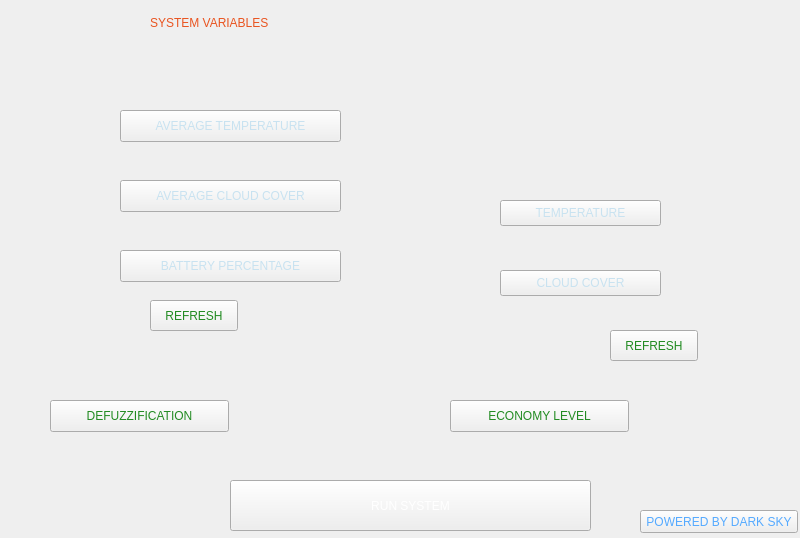
  <widget class="QWidget" name="Fuzzy_system">
   <property name="enabled">
    <bool>true</bool>
   </property>
   <property name="geometry">
    <rect>
     <x>0</x>
     <y>0</y>
     <width>800</width>
     <height>538</height>
    </rect>
   </property>
   <attribute name="label">
    <string>Page 1</string>
   </attribute>
   <widget class="QLabel" name="title_1">
    <property name="geometry">
     <rect>
      <x>150</x>
      <y>-20</y>
      <width>503</width>
      <height>85</height>
     </rect>
    </property>
    <property name="styleSheet">
     <string notr="true">font: 36pt &quot;Peace Sans&quot;;
color: rgb(233, 84, 32);</string>
    </property>
    <property name="text">
     <string>SYSTEM VARIABLES</string>
    </property>
   </widget>
   <widget class="QLabel" name="time_hours">
    <property name="geometry">
     <rect>
      <x>576</x>
      <y>60</y>
      <width>121</width>
      <height>121</height>
     </rect>
    </property>
    <property name="styleSheet">
     <string notr="true">font: 76pt &quot;Slim Joe&quot;;
color:rgb(238, 247, 251);</string>
    </property>
    <property name="text">
     <string>&lt;html&gt;&lt;head/&gt;&lt;body&gt;&lt;p align=&quot;right&quot;&gt;&lt;br/&gt;&lt;/p&gt;&lt;/body&gt;&lt;/html&gt;</string>
    </property>
   </widget>
   <widget class="QLabel" name="time_min">
    <property name="geometry">
     <rect>
      <x>710</x>
      <y>80</y>
      <width>67</width>
      <height>41</height>
     </rect>
    </property>
    <property name="styleSheet">
     <string notr="true">font: 26pt &quot;Big John&quot;;
color:rgb(238, 247, 251);</string>
    </property>
    <property name="text">
     <string/>
    </property>
   </widget>
   <widget class="QLabel" name="date">
    <property name="geometry">
     <rect>
      <x>700</x>
      <y>130</y>
      <width>101</width>
      <height>21</height>
     </rect>
    </property>
    <property name="styleSheet">
     <string notr="true">font: 10pt &quot;Big John&quot;;
color:rgb(238, 247, 251);</string>
    </property>
    <property name="text">
     <string/>
    </property>
   </widget>
   <widget class="QPushButton" name="run_system">
    <property name="geometry">
     <rect>
      <x>230</x>
      <y>480</y>
      <width>361</width>
      <height>51</height>
     </rect>
    </property>
    <property name="toolTip">
     <string>&lt;html&gt;&lt;head/&gt;&lt;body&gt;&lt;p align=&quot;center&quot;&gt;&lt;span style=&quot; font-family:'Moon'; font-size:9pt; font-weight:600; color:#e95420;&quot;&gt;RUN SYSTEM IN OBTAINED ECONOMY LEVEL&lt;/span&gt;&lt;/p&gt;&lt;/body&gt;&lt;/html&gt;</string>
    </property>
    <property name="styleSheet">
     <string notr="true">color: rgb(255, 255, 255);
font: 11pt &quot;Big John&quot;;</string>
    </property>
    <property name="text">
     <string>RUN SYSTEM</string>
    </property>
   </widget>
   <widget class="QLabel" name="avg_temp_txt">
    <property name="geometry">
     <rect>
      <x>0</x>
      <y>100</y>
      <width>121</width>
      <height>51</height>
     </rect>
    </property>
    <property name="styleSheet">
     <string notr="true">font: 75 32pt &quot;Moon&quot;;
color:rgbrgb(85, 85, 255);</string>
    </property>
    <property name="text">
     <string>&lt;html&gt;&lt;head/&gt;&lt;body&gt;&lt;p&gt;&lt;br/&gt;&lt;/p&gt;&lt;/body&gt;&lt;/html&gt;</string>
    </property>
   </widget>
   <widget class="QLabel" name="temp_icon">
    <property name="geometry">
     <rect>
      <x>340</x>
      <y>110</y>
      <width>32</width>
      <height>32</height>
     </rect>
    </property>
    <property name="styleSheet">
     <string notr="true">font: 26pt &quot;Big John&quot;;
color:rgb(174, 167, 159)</string>
    </property>
    <property name="text">
     <string>&lt;html&gt;&lt;head/&gt;&lt;body&gt;&lt;p&gt;&lt;img src=&quot;:/icons/Icons/thermometer.png&quot;/&gt;&lt;/p&gt;&lt;/body&gt;&lt;/html&gt;</string>
    </property>
   </widget>
   <widget class="QLabel" name="avg_cc_txt">
    <property name="geometry">
     <rect>
      <x>0</x>
      <y>170</y>
      <width>121</width>
      <height>51</height>
     </rect>
    </property>
    <property name="styleSheet">
     <string notr="true">font: 75 32pt &quot;Moon&quot;;
color:rgb(85, 85, 255);</string>
    </property>
    <property name="text">
     <string>&lt;html&gt;&lt;head/&gt;&lt;body&gt;&lt;p&gt;&lt;br/&gt;&lt;/p&gt;&lt;/body&gt;&lt;/html&gt;</string>
    </property>
   </widget>
   <widget class="QLabel" name="avg_batt_txt">
    <property name="geometry">
     <rect>
      <x>0</x>
      <y>240</y>
      <width>121</width>
      <height>51</height>
     </rect>
    </property>
    <property name="styleSheet">
     <string notr="true">font: 75 32pt &quot;Moon&quot;;
color:rgb(85, 85, 255);</string>
    </property>
    <property name="text">
     <string>&lt;html&gt;&lt;head/&gt;&lt;body&gt;&lt;p&gt;&lt;br/&gt;&lt;/p&gt;&lt;/body&gt;&lt;/html&gt;</string>
    </property>
   </widget>
   <widget class="QPushButton" name="battery_percent_but">
    <property name="geometry">
     <rect>
      <x>120</x>
      <y>250</y>
      <width>221</width>
      <height>32</height>
     </rect>
    </property>
    <property name="toolTip">
     <string>&lt;html&gt;&lt;head/&gt;&lt;body&gt;&lt;p align=&quot;center&quot;&gt;&lt;span style=&quot; font-size:9pt; font-weight:600; color:#e95420;&quot;&gt;VIEW PLOT IN UBIDOTS&lt;/span&gt;&lt;/p&gt;&lt;/body&gt;&lt;/html&gt;</string>
    </property>
    <property name="styleSheet">
     <string notr="true">font: 75 11pt &quot;Moon&quot;;
color: rgb(200, 226, 240);</string>
    </property>
    <property name="text">
     <string>BATTERY PERCENTAGE</string>
    </property>
   </widget>
   <widget class="QLabel" name="batt_icon">
    <property name="geometry">
     <rect>
      <x>340</x>
      <y>250</y>
      <width>32</width>
      <height>32</height>
     </rect>
    </property>
    <property name="styleSheet">
     <string notr="true">font: 26pt &quot;Big John&quot;;
color:rgb(174, 167, 159)</string>
    </property>
    <property name="text">
     <string>&lt;html&gt;&lt;head/&gt;&lt;body&gt;&lt;p&gt;&lt;img src=&quot;:/icons/Icons/battery.png&quot;/&gt;&lt;/p&gt;&lt;/body&gt;&lt;/html&gt;</string>
    </property>
   </widget>
   <widget class="QLabel" name="cloud_icon">
    <property name="geometry">
     <rect>
      <x>340</x>
      <y>180</y>
      <width>32</width>
      <height>32</height>
     </rect>
    </property>
    <property name="styleSheet">
     <string notr="true">font: 26pt &quot;Big John&quot;;
color:rgb(174, 167, 159)</string>
    </property>
    <property name="text">
     <string>&lt;html&gt;&lt;head/&gt;&lt;body&gt;&lt;p&gt;&lt;img src=&quot;:/icons/Icons/cloudy.png&quot;/&gt;&lt;/p&gt;&lt;/body&gt;&lt;/html&gt;</string>
    </property>
   </widget>
   <widget class="QPushButton" name="average_cc_but">
    <property name="geometry">
     <rect>
      <x>120</x>
      <y>180</y>
      <width>221</width>
      <height>32</height>
     </rect>
    </property>
    <property name="toolTip">
     <string>&lt;html&gt;&lt;head/&gt;&lt;body&gt;&lt;p align=&quot;center&quot;&gt;&lt;span style=&quot; font-size:9pt; font-weight:600; color:#e95420;&quot;&gt;VIEW PLOT IN UBIDOTS&lt;/span&gt;&lt;/p&gt;&lt;/body&gt;&lt;/html&gt;</string>
    </property>
    <property name="styleSheet">
     <string notr="true">font: 75 11pt &quot;Moon&quot;;
color: rgb(200, 226, 240);</string>
    </property>
    <property name="text">
     <string>AVERAGE CLOUD COVER</string>
    </property>
   </widget>
   <widget class="QLabel" name="defuzz_txt">
    <property name="geometry">
     <rect>
      <x>240</x>
      <y>380</y>
      <width>161</width>
      <height>71</height>
     </rect>
    </property>
    <property name="styleSheet">
     <string notr="true">font: 40pt &quot;Big John&quot;;
color:rgb(238, 247, 251);</string>
    </property>
    <property name="text">
     <string>&lt;html&gt;&lt;head/&gt;&lt;body&gt;&lt;p&gt;&lt;br/&gt;&lt;/p&gt;&lt;/body&gt;&lt;/html&gt;</string>
    </property>
   </widget>
   <widget class="QPushButton" name="defuzz_but">
    <property name="geometry">
     <rect>
      <x>50</x>
      <y>400</y>
      <width>179</width>
      <height>32</height>
     </rect>
    </property>
    <property name="toolTip">
     <string>&lt;html&gt;&lt;head/&gt;&lt;body&gt;&lt;p align=&quot;center&quot;&gt;&lt;span style=&quot; font-family:'Moon'; font-size:9pt; font-weight:600; color:#e95420;&quot;&gt;DEFUZZIFY THE INPUTS&lt;/span&gt;&lt;/p&gt;&lt;/body&gt;&lt;/html&gt;</string>
    </property>
    <property name="styleSheet">
     <string notr="true">font: 11pt &quot;Peace Sans&quot;;
color: rgb(34, 139, 34)</string>
    </property>
    <property name="text">
     <string>DEFUZZIFICATION</string>
    </property>
   </widget>
   <widget class="QPushButton" name="eco_level_but">
    <property name="geometry">
     <rect>
      <x>450</x>
      <y>400</y>
      <width>179</width>
      <height>32</height>
     </rect>
    </property>
    <property name="toolTip">
     <string>&lt;html&gt;&lt;head/&gt;&lt;body&gt;&lt;p align=&quot;center&quot;&gt;&lt;span style=&quot; font-family:'Moon'; font-size:9pt; font-weight:600; color:#e95420;&quot;&gt;Log DATA&lt;/span&gt;&lt;/p&gt;&lt;/body&gt;&lt;/html&gt;</string>
    </property>
    <property name="styleSheet">
     <string notr="true">font: 11pt &quot;Peace Sans&quot;;
color: rgb(34, 139, 34)</string>
    </property>
    <property name="text">
     <string>ECONOMY LEVEL</string>
    </property>
   </widget>
   <widget class="QPushButton" name="temp_but">
    <property name="geometry">
     <rect>
      <x>500</x>
      <y>200</y>
      <width>161</width>
      <height>26</height>
     </rect>
    </property>
    <property name="toolTip">
     <string>&lt;html&gt;&lt;head/&gt;&lt;body&gt;&lt;p align=&quot;center&quot;&gt;&lt;span style=&quot; font-size:9pt; font-weight:600; color:#e95420;&quot;&gt;WEATHER FORECAST&lt;/span&gt;&lt;/p&gt;&lt;/body&gt;&lt;/html&gt;</string>
    </property>
    <property name="styleSheet">
     <string notr="true">color:rgb(200, 226, 240);
font: 75 11pt &quot;Moon&quot;;</string>
    </property>
    <property name="text">
     <string>TEMPERATURE</string>
    </property>
   </widget>
   <widget class="QPushButton" name="average_temp_but">
    <property name="geometry">
     <rect>
      <x>120</x>
      <y>110</y>
      <width>221</width>
      <height>32</height>
     </rect>
    </property>
    <property name="toolTip">
     <string>&lt;html&gt;&lt;head/&gt;&lt;body&gt;&lt;p align=&quot;center&quot;&gt;&lt;span style=&quot; font-size:9pt; font-weight:600; color:#e95420;&quot;&gt;VIEW PLOT IN UBIDOTS&lt;/span&gt;&lt;/p&gt;&lt;/body&gt;&lt;/html&gt;</string>
    </property>
    <property name="styleSheet">
     <string notr="true">font: 75 11pt &quot;Moon&quot;;
color: rgb(200, 226, 240);</string>
    </property>
    <property name="text">
     <string>AVERAGE TEMPERATURE</string>
    </property>
   </widget>
   <widget class="QPushButton" name="cloud_cover_but">
    <property name="geometry">
     <rect>
      <x>500</x>
      <y>270</y>
      <width>161</width>
      <height>26</height>
     </rect>
    </property>
    <property name="toolTip">
     <string>&lt;html&gt;&lt;head/&gt;&lt;body&gt;&lt;p align=&quot;center&quot;&gt;&lt;span style=&quot; font-size:9pt; font-weight:600; color:#e95420;&quot;&gt;WEATHER FORECAST&lt;/span&gt;&lt;/p&gt;&lt;/body&gt;&lt;/html&gt;</string>
    </property>
    <property name="styleSheet">
     <string notr="true">color:rgb(200, 226, 240);
font: 75 11pt &quot;Moon&quot;;</string>
    </property>
    <property name="text">
     <string>CLOUD COVER</string>
    </property>
   </widget>
   <widget class="QLabel" name="temp_text">
    <property name="geometry">
     <rect>
      <x>662</x>
      <y>180</y>
      <width>131</width>
      <height>61</height>
     </rect>
    </property>
    <property name="styleSheet">
     <string notr="true">font: 75 32pt &quot;Moon&quot;;
color:rgb(233, 99, 94);</string>
    </property>
    <property name="text">
     <string>&lt;html&gt;&lt;head/&gt;&lt;body&gt;&lt;p&gt;&lt;br/&gt;&lt;/p&gt;&lt;/body&gt;&lt;/html&gt;</string>
    </property>
   </widget>
   <widget class="QLabel" name="eco_level_txt">
    <property name="geometry">
     <rect>
      <x>640</x>
      <y>380</y>
      <width>61</width>
      <height>71</height>
     </rect>
    </property>
    <property name="styleSheet">
     <string notr="true">font: 40pt &quot;Big John&quot;;
color:rgb(238, 247, 251);</string>
    </property>
    <property name="text">
     <string>&lt;html&gt;&lt;head/&gt;&lt;body&gt;&lt;p&gt;&lt;br/&gt;&lt;/p&gt;&lt;/body&gt;&lt;/html&gt;</string>
    </property>
   </widget>
   <widget class="QLabel" name="cloud_cover_txt">
    <property name="geometry">
     <rect>
      <x>662</x>
      <y>250</y>
      <width>131</width>
      <height>61</height>
     </rect>
    </property>
    <property name="styleSheet">
     <string notr="true">font: 75 32pt &quot;Moon&quot;;
color:rgb(233, 99, 94);</string>
    </property>
    <property name="text">
     <string>&lt;html&gt;&lt;head/&gt;&lt;body&gt;&lt;p&gt;&lt;br/&gt;&lt;/p&gt;&lt;/body&gt;&lt;/html&gt;</string>
    </property>
   </widget>
   <widget class="QToolButton" name="refresh_current">
    <property name="geometry">
     <rect>
      <x>610</x>
      <y>330</y>
      <width>88</width>
      <height>31</height>
     </rect>
    </property>
    <property name="toolTip">
     <string>&lt;html&gt;&lt;head/&gt;&lt;body&gt;&lt;p align=&quot;center&quot;&gt;&lt;span style=&quot; font-family:'Moon'; font-size:9pt; font-weight:600; color:#e95420;&quot;&gt;REFRESH DATA&lt;/span&gt;&lt;/p&gt;&lt;/body&gt;&lt;/html&gt;</string>
    </property>
    <property name="styleSheet">
     <string notr="true">font: 11pt &quot;Peace Sans&quot;;
color: rgb(34, 139, 34)</string>
    </property>
    <property name="text">
     <string>REFRESH</string>
    </property>
   </widget>
   <widget class="QToolButton" name="refresh_avg">
    <property name="geometry">
     <rect>
      <x>150</x>
      <y>300</y>
      <width>88</width>
      <height>31</height>
     </rect>
    </property>
    <property name="toolTip">
     <string>&lt;html&gt;&lt;head/&gt;&lt;body&gt;&lt;p align=&quot;center&quot;&gt;&lt;span style=&quot; font-family:'Moon'; font-size:9pt; font-weight:600; color:#e95420;&quot;&gt;REFRESH DATA&lt;/span&gt;&lt;/p&gt;&lt;/body&gt;&lt;/html&gt;</string>
    </property>
    <property name="styleSheet">
     <string notr="true">font: 11pt &quot;Peace Sans&quot;;
color: rgb(34, 139, 34)</string>
    </property>
    <property name="text">
     <string>REFRESH</string>
    </property>
   </widget>
   <widget class="QToolButton" name="dark_sky_1">
    <property name="geometry">
     <rect>
      <x>640</x>
      <y>510</y>
      <width>158</width>
      <height>23</height>
     </rect>
    </property>
    <property name="toolTip">
     <string>&lt;html&gt;&lt;head/&gt;&lt;body&gt;&lt;p align=&quot;center&quot;&gt;&lt;span style=&quot; font-family:'Moon'; font-size:9pt; font-weight:600; color:#e95420;&quot;&gt;DARK SKY&lt;/span&gt;&lt;/p&gt;&lt;/body&gt;&lt;/html&gt;</string>
    </property>
    <property name="styleSheet">
     <string notr="true">font: 25 10pt &quot;Ubuntu&quot;;
color: rgb(85, 170, 255)</string>
    </property>
    <property name="text">
     <string>POWERED BY DARK SKY</string>
    </property>
   </widget>
   <zorder>title_1</zorder>
   <zorder>time_hours</zorder>
   <zorder>time_min</zorder>
   <zorder>date</zorder>
   <zorder>run_system</zorder>
   <zorder>avg_temp_txt</zorder>
   <zorder>avg_cc_txt</zorder>
   <zorder>avg_batt_txt</zorder>
   <zorder>defuzz_txt</zorder>
   <zorder>average_temp_but</zorder>
   <zorder>temp_icon</zorder>
   <zorder>average_cc_but</zorder>
   <zorder>cloud_icon</zorder>
   <zorder>battery_percent_but</zorder>
   <zorder>batt_icon</zorder>
   <zorder>cloud_cover_but</zorder>
   <zorder>temp_text</zorder>
   <zorder>defuzz_but</zorder>
   <zorder>eco_level_but</zorder>
   <zorder>eco_level_txt</zorder>
   <zorder>temp_but</zorder>
   <zorder>cloud_cover_txt</zorder>
   <zorder>refresh_current</zorder>
   <zorder>refresh_avg</zorder>
   <zorder>dark_sky_1</zorder>
  </widget>
